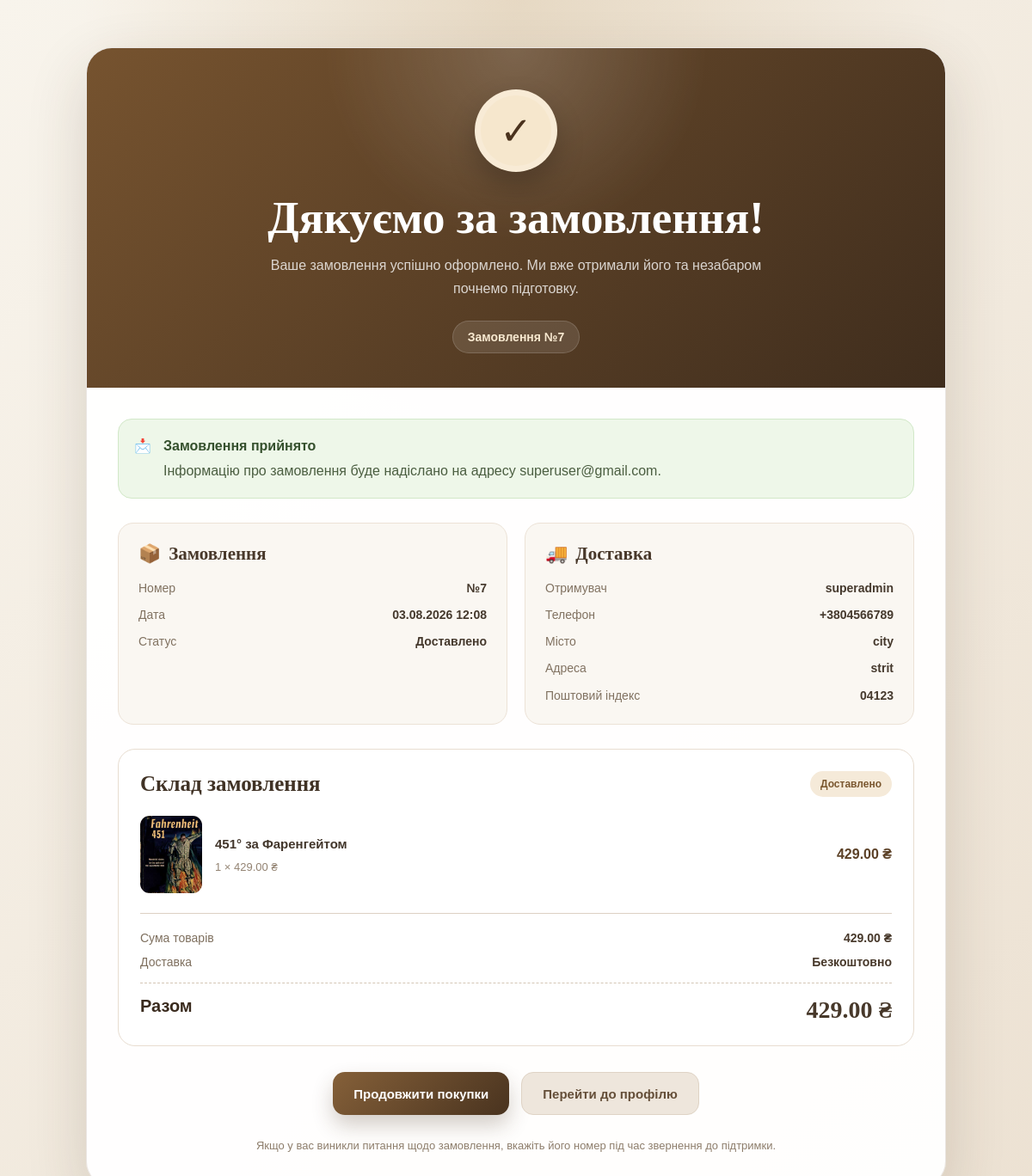
Screenshot of /checkout/success/7/ (signed in) with the database file from the repository.
### orders/models.py (models this page shows, shortened)
class Order(models.Model):
    user = models.ForeignKey(
        settings.AUTH_USER_MODEL,
        on_delete=models.CASCADE,
        related_name='orders',
        verbose_name='Користувач',
    )
    coupon = models.ForeignKey(
        Coupon,
        on_delete = models.SET_NULL,
        null = True,
        blank=True,
        related_name='orders',
        verbose_name='Промокод'
    )
    status = models.CharField(
        'Статус',
        max_length=20,
        choices=OrderStatus.choices,
        default=OrderStatus.PENDING,
        db_index=True,
    )
    subtotal = models.DecimalField(
        'Сума товарів',
        max_digits=12,
        decimal_places=2,
        default=Decimal(0.00),
    )
    discount_amount = models.DecimalField(
        'Знижка',
        max_digits=12,
        decimal_places=2,
        default=Decimal(0.00),
    )
    total = models.DecimalField(
        'Загальна сума',
        max_digits=12,
        decimal_places=2,
        default=Decimal(0.00),
    )
    payment_method = models.CharField(
        'Спосіб оплати',
        max_length=20,
        choices=PaymentMethod.choices,
        default=PaymentMethod.CARD
    )
    estimated_delivery_date = models.DateTimeField(
        'Орієнтовна дата доставки',
        blank=True,
        null=True,
    )
    created_at = models.DateTimeField(
        'Дата створення',
        auto_now_add=True,
        db_index=True,
    )
    updated_at = models.DateTimeField(
        'Дата оновлення',
        auto_now=True,
    )
    class Meta:
        ordering = ['-created_at']
        verbose_name = 'Замовлення'
        verbose_name_plural = 'Замовлення'

class ShippingAddress(models.Model):
    order = models.OneToOneField(
        Order,
        on_delete=models.CASCADE,
        related_name='shipping_address',
        verbose_name='Замовлення',
    )
    recipient_name = models.CharField(
        'Ім’я та прізвище',
        max_length=150,
    )
    recipient_email = models.EmailField(
        'Email',
        max_length=150,
    )
    phone = models.CharField(
        'Телефон',
        max_length=20,
    )
    city = models.CharField(
        'Місто',
        max_length=100,
    )
    postal_code = models.CharField(
        'Поштовий індекс',
        max_length=10,
        blank=True,
    )
    address_line = models.CharField(
        'Адреса або номер відділення',
        max_length=255,
    )
    comment = models.TextField(
        'Коментар до доставки',
        blank=True,
    )
    class Meta:
        verbose_name = 'Адреса доставки'
        verbose_name_plural = 'Адреси доставки'

class OrderItem(models.Model):
    order = models.ForeignKey(
        Order,
        on_delete=models.CASCADE,
        related_name='items',
        verbose_name='Замовлення',
    )
    product = models.ForeignKey(
        Product,
        on_delete=models.PROTECT,
        related_name='order_items',
        verbose_name='Товар',
    )
    product_name = models.CharField(
        'Назва товару',
        max_length=200,
    )
    price = models.DecimalField(
        'Ціна за одиницю',
        max_digits=12,
        decimal_places=2,
    )
    quantity = models.PositiveIntegerField(
        'Кількість',
        default=1,
    )
    class Meta:
        constraints = [
            models.UniqueConstraint(
                fields=['order', 'product'],
                name='unique_product_in_order',
            ),
        ]
        verbose_name = 'Позиція замовлення'
        verbose_name_plural = 'Позиції замовлення'
    @property
    def total_price(self):
        return self.price * self.quantity

### store/models.py (models this page shows, shortened)
class Product(models.Model):
    category = models.ForeignKey(Category, on_delete=models.CASCADE, related_name='products')
    name = models.CharField(max_length=100, unique=True)
    description = models.TextField(max_length=500)
    price = models.DecimalField(max_digits=10, decimal_places=2)
    genre = models.CharField(max_length=100)
    stock = models.PositiveIntegerField(default=0)
    is_available = models.BooleanField(default=True)
    created_at = models.DateField(auto_now_add=True)
    author = models.CharField(max_length=200)
    main_image = models.ImageField(
        upload_to='products/%Y/%m/%d/',
        validators=[
            FileExtensionValidator(
                allowed_extensions=['jpg', 'jpeg', 'png', 'webp']
            )
        ],
        help_text='Дозволені формати: JPG, JPEG, PNG, WebP',
        blank=True,
        null=True
    )
    is_featured = models.BooleanField(default=False)
    class Meta:
        verbose_name = 'Book'
        verbose_name_plural = 'Books'
        ordering = ['name' ]

### checkout/views.py (the view)
@login_required
def checkout_success(request, order_id):
    order = get_object_or_404(
        Order.objects
        .select_related(
            'user',
            'shipping_address',
        )
        .prefetch_related(
            'items__product',
        ),
        id=order_id,
        user=request.user,
    )
    return render(
        request,
        'checkout/checkout_success.html',
        {
            'order': order,
        }
    )

### cart/context_processors.py (called while the page is built)
def cart(request):
    return {
        'cart' : Cart(request)
    }

### store/context_processors.py (called while the page is built, shortened)
def recently_viewed_products(request):
    product_ids = request.session.get('recently_viewed', [])
    if not product_ids:
        return {
            'recently_viewed_products': [],
        }

### checkout/templates/checkout/checkout_success.html (shortened to what this page needs)
{% load static %}
<!DOCTYPE html>
<html lang="uk">
<head>
</head>
<body>
<main class="success-page">
    <section class="success-card">
        <header class="success-header">
            <div class="success-icon">
                ✓
            </div>
            <h1>Дякуємо за замовлення!</h1>
            <p>
                Ваше замовлення успішно оформлено.
                Ми вже отримали його та незабаром почнемо підготовку.
            </p>
            <div class="order-number">
                Замовлення №{{ order.id }}
            </div>
        </header>
        <div class="success-content">
            <div class="status-message">
                <span>📩</span>
                <div>
                    <strong>Замовлення прийнято</strong>
                    Інформацію про замовлення буде надіслано на
                    адресу {{ order.shipping_address.recipient_email }}.
                </div>
            </div>
            <div class="info-grid">
                <section class="info-card">
                    <h2>
                        <span>📦</span>
                        Замовлення
                    </h2>
                    <div class="info-list">
                        <div class="info-row">
                            <span>Номер</span>
                            <strong>№{{ order.id }}</strong>
                        </div>
                        <div class="info-row">
                            <span>Дата</span>
                            <strong>
                                {{ order.created_at|date:"d.m.Y H:i" }}
                            </strong>
                        </div>
                        <div class="info-row">
                            <span>Статус</span>
                            <strong>
                                {{ order.get_status_display }}
                            </strong>
                        </div>
                    </div>
                </section>
                <section class="info-card">
                    <h2>
                        <span>🚚</span>
                        Доставка
                    </h2>
                    <div class="info-list">
                        <div class="info-row">
                            <span>Отримувач</span>
                            <strong>
                                {{ order.shipping_address.recipient_name }}
                            </strong>
                        </div>
                        <div class="info-row">
                            <span>Телефон</span>
                            <strong>
                                {{ order.shipping_address.phone }}
                            </strong>
                        </div>
                        <div class="info-row">
                            <span>Місто</span>
                            <strong>
                                {{ order.shipping_address.city }}
                            </strong>
                        </div>
                        <div class="info-row">
                            <span>Адреса</span>
                            <strong>
                                {{ order.shipping_address.address_line }}
                            </strong>
                        </div>
                        {% if order.shipping_address.postal_code %}
                            <div class="info-row">
                                <span>Поштовий індекс</span>
                                <strong>
                                    {{ order.shipping_address.postal_code }}
                                </strong>
                            </div>
                        {% endif %}
                    </div>
                </section>
            </div>
            <section class="order-section">
                <div class="order-section-title">
                    <h2>Склад замовлення</h2>
                    <span class="order-status">
                        {{ order.get_status_display }}
                    </span>
                </div>
                <div class="order-products">
                    {% for item in order.items.all %}
                        <div class="order-product">
                            {% if item.product.main_image %}
                                <img
                                    src="{{ item.product.main_image.url }}"
                                    alt="{{ item.product_name }}"
                                    class="product-image"
                                >
                            {% else %}
                                <div class="product-image-placeholder">
                                    📖
                                </div>
                            {% endif %}
                            <div>
                                <p class="product-name">
                                    {{ item.product_name }}
                                </p>
                                <span class="product-quantity">
                                    {{ item.quantity }} ×
                                    {{ item.price }} ₴
                                </span>
                            </div>
                            <div class="product-total">
                                {{ item.total_price }} ₴
                            </div>
                        </div>
                    {% empty %}
                        <p>Позиції замовлення відсутні.</p>
                    {% endfor %}
                </div>
                <div class="order-totals">
                    <div class="total-row">
                        <span>Сума товарів</span>
                        <strong>{{ order.subtotal }} ₴</strong>
                    </div>
                    <div class="total-row">
                        <span>Доставка</span>
                        <strong>Безкоштовно</strong>
                    </div>
                    <div class="total-row final-total">
                        <span>Разом</span>
                        <strong>{{ order.total }} ₴</strong>
                    </div>
                </div>
            </section>
            <div class="success-actions">
                <a
                    href="{% url 'store:home' %}"
                    class="button button-primary"
                >
                    Продовжити покупки
                </a>
                <a
                    href="{% url 'users:profile' %}"
                    class="button button-secondary"
                >
                    Перейти до профілю
                </a>
            </div>
            <p class="support-note">
                Якщо у вас виникли питання щодо замовлення,
                вкажіть його номер під час звернення до підтримки.
            </p>
        </div>
    </section>
</main>
</body>
</html>

### rows the page displays
Order: id "7", shipping_address.recipient_email "superuser@gmail.com", created_at "03.08.2026 12:08", status "Доставлено", shipping_address.recipient_name "superadmin", shipping_address.phone "+3804566789", shipping_address.city "city", shipping_address.address_line "strit", shipping_address.postal_code "04123", subtotal "429.00", total "429.00"
OrderItem: product.main_image (picture), product_name "451° за Фаренгейтом", quantity "1", price "429.00", total_price "429.00"
